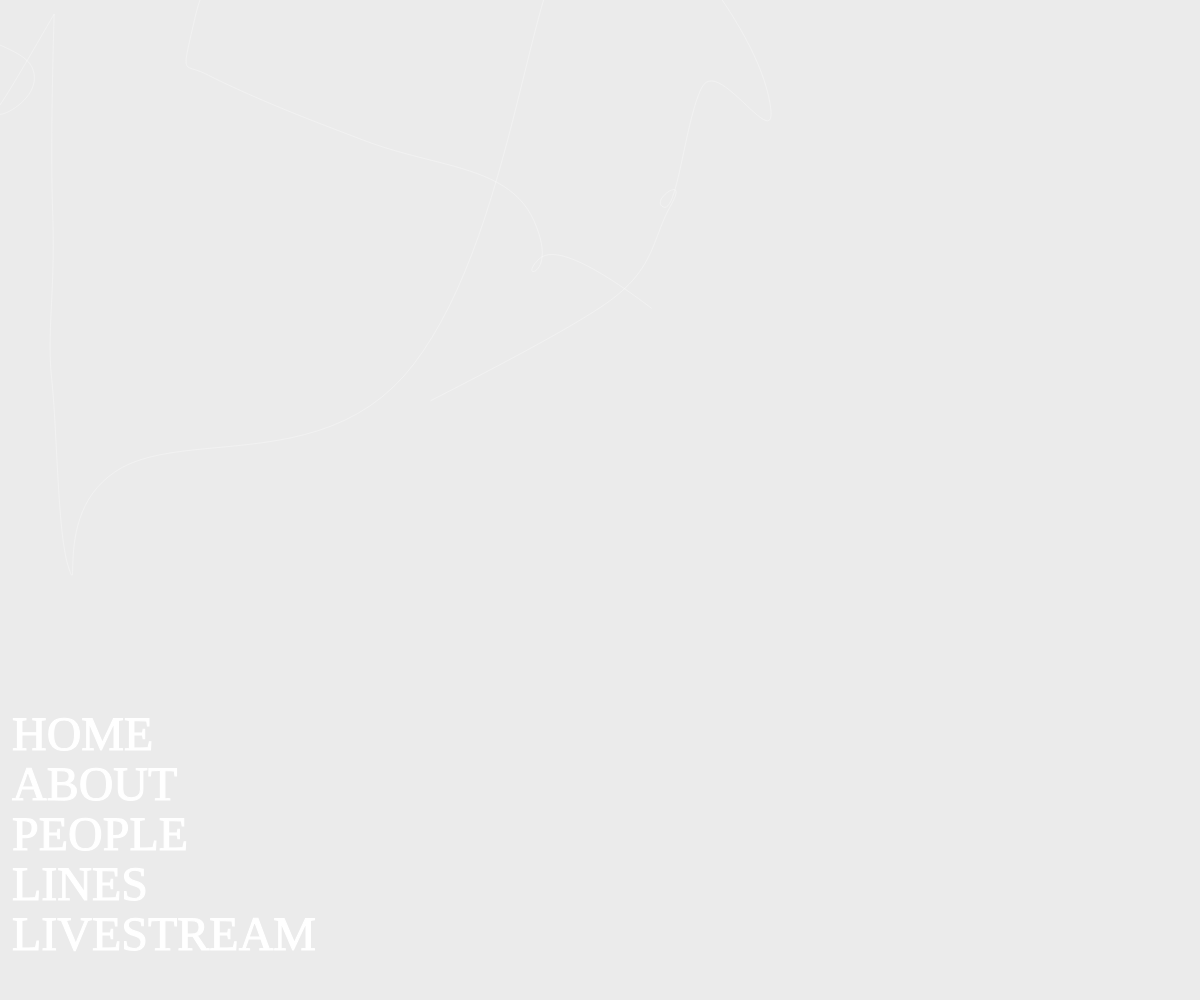
Frame 1 (no input)
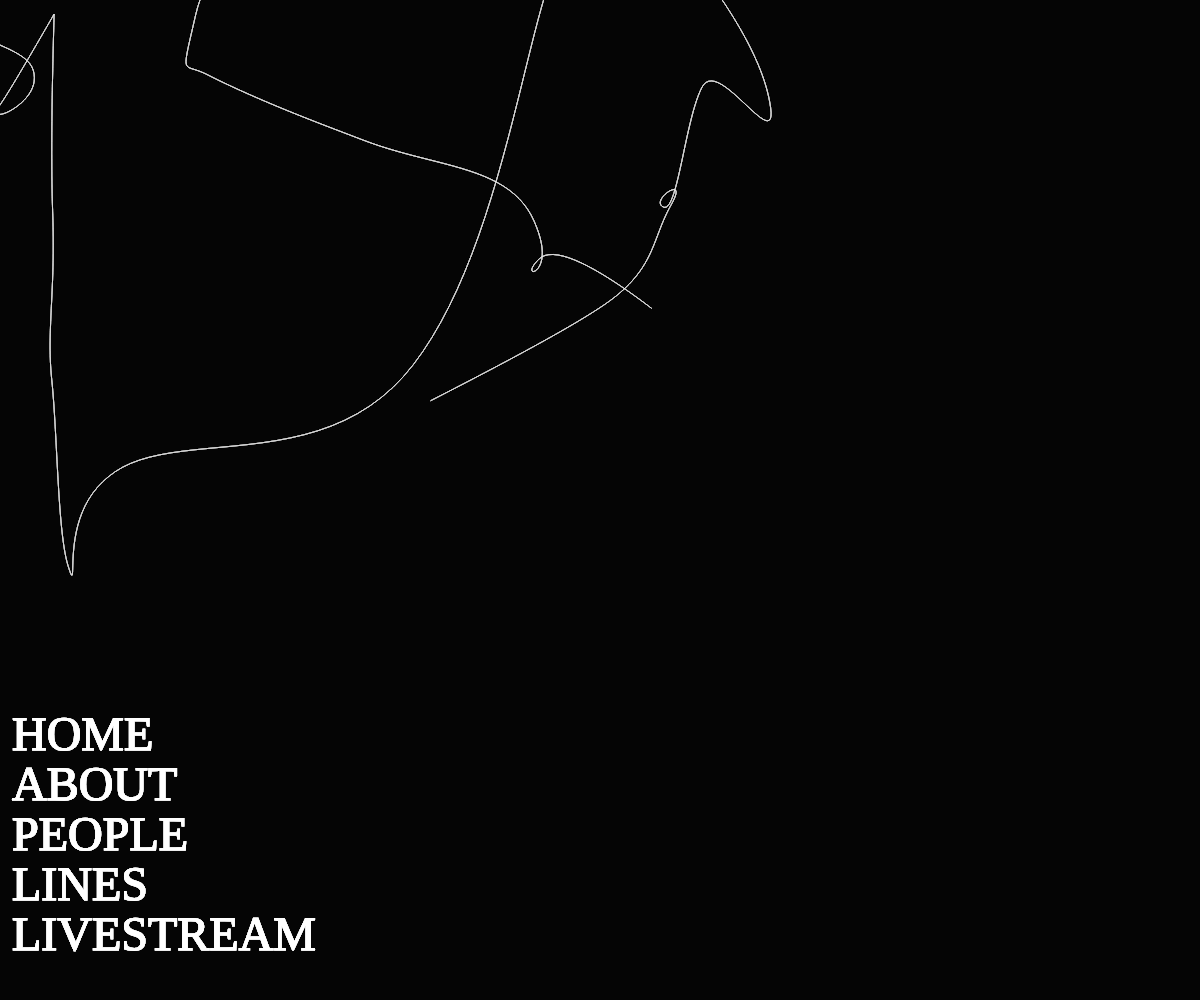
Frame 60 (no input)
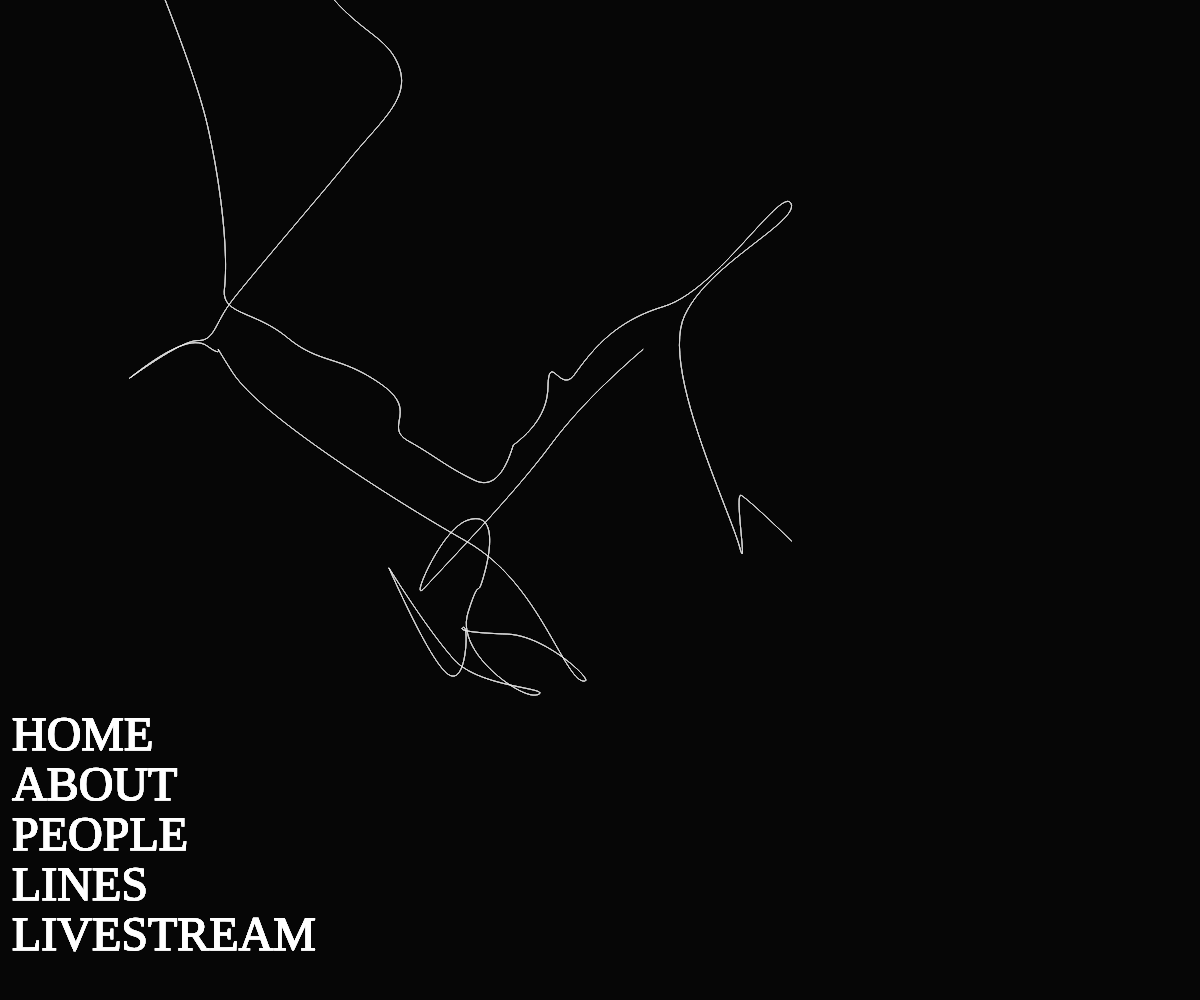
Frame 120 (the mouse pressed at the canvas centre since frame 60)

The p5.js sketch that drew these frames (run headless with seeded random() and noise() and a simulated clock; from frame 60 on, the mouse is pressed at the canvas centre):

// p5.js sketch
// ── sketch.js
let noiseX;
let noiseY;
let MAX = 50;
let click = false;

let pages = ["home", "about", "people", "lines", "livestream"]

let active_num = 0;
let active = "home";

function setup() {
  createCanvas(windowWidth, windowHeight);
  angleMode(DEGREES);
  frameRate(60);

  noiseX = random(1000);
  noiseY = random(1000);

  createCrossSection(0);

  print("with z: " + noise(noiseX, 1 * 0.005, 1 * 0.0111, 55));
  print("without z: " + noise(noiseX, 1 * 0.005, 1 * 0.0111, 0));
  // noLoop();
}

function draw() {
  background(0, 20);

  active = pages[active_num];

  let noiseZ = map(mouseY + mouseX, 0, height, 0, 1000 * 0.05);
  createCrossSection(noiseZ);

  switch(active){
    case ("home"):
      displayButtonsHome();
      break;

    case ("about"):
      break;

    case ("people"):
      break;

    case ("lines"):
      break;

    case ("livestream"):
      break;

    default:
      break;

  }

}

function displayButtonsHome(){
  textSize(48);
  fill('white');
  textFont("Times New Roman");

  push();
  translate(12, height - 50*5);

  text("HOME", 0, 0);
  text("ABOUT", 0, 50);
  text("PEOPLE", 0, 50*2);
  text("LINES", 0, 50*3);
  text("LIVESTREAM", 0, 50*4);

  pop();


  if (click){
    click = false;
    active_num = 0;
  }

}

function displayButtonsOther(){
  textSize(48);
  fill('white');
  textFont("Georgia");

  push();
  translate(12, height - 50*5);

  text("HOME", 0, 0);
  text("ABOUT", 0, 50);
  text("PEOPLE", 0, 50*2);
  text("LINES", 0, 50*3);
  text("LIVESTREAM", 0, 50*4);

  pop();


  if (click){
    click = false;
    active_num = 0;
  }

}

function createCrossSection(noiseZ){
  noFill();
  stroke('white');
  erase(0, 80);
  beginShape();
  for (let k = 0; k < 1000; k++) {

      let x = map(noise(noiseX, k * 0.005, noiseZ * 0.011), 0, 1, -width * 0.75, width * 1.75);
      let y = map(noise(noiseY, k * 0.005, noiseZ * 0.0113), 0, 1, -height * 0.75, height * 1.75);
      
      vertex(x, y);
    
  }
  endShape();
  
  noErase();
}

function mousePressed(){
  background('white');
  noiseSeed(random(1000));

  click = true;
}
// ── style.css
html, body {
  margin: 0;
  padding: 0;
}

canvas {
  display: block;
}

@font-face {
  font-family: isenheim;
  src: url(fonts/OpenType-PS/Isenheim_Regulier.otf);
}

 /* sidebar */
.sidenav {
  height: 100%;
  width: 20em;
  outline: 5px solid #818181;
  position: fixed;
  z-index: 1;
  top: 0;
  left: 0;
  background-color: rgb(0, 0, 0);
  overflow-x: hidden;
  padding-top: 20px;
}

/* sidebar links */
.sidenav a {
  padding: 8px 8px 8px 16px;
  text-decoration: none;
  font-size: 50px;
  font-family: isenheim;
  color: #818181;
  display: block;
}

.sidenav a:hover {
  color: #adadad;
}

.main {
  margin-left: 160px;
  padding: 0px 10px;
}

@media screen and (max-height: 450px) {
  .sidenav {padding-top: 15px;}
  .sidenav a {font-size: 18px;}
} 
